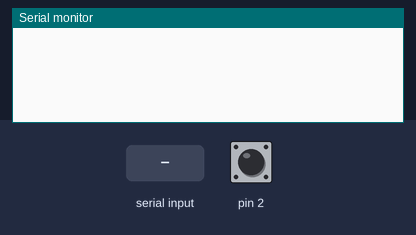
Bench run of a sketch on a simulated Arduino Uno, built with avr-gcc and run on an emulated ATmega328P. Parts: the last lines printed to the serial monitor. The test bench sets the inputs (shaded band); at power-on: pin 2 HIGH.

Above: at 1.2 s.
1.3 s: "F\n" received over Serial
At 2.8 s:
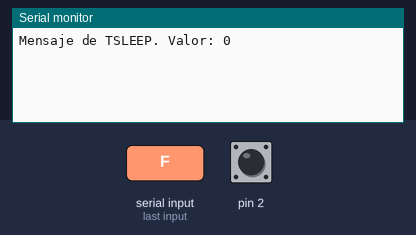
3.1 s: "G\n" received over Serial
At 3.8 s:
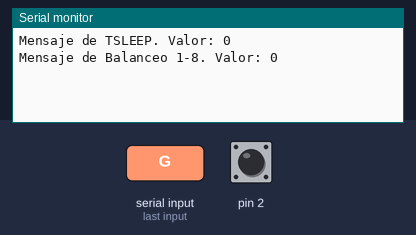
4.8 s: "I\n" received over Serial
At 5.6 s:
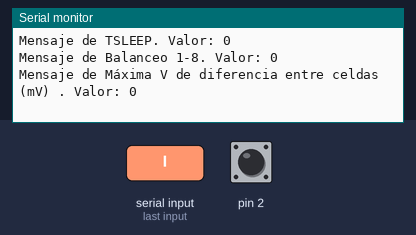
6.5 s: "Z\n" received over Serial
At 7.4 s:
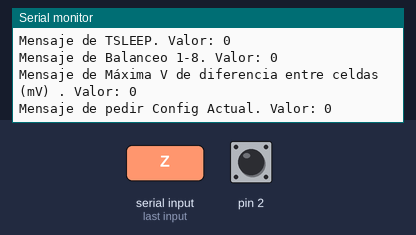
8.2 s: "A90\n" received over Serial
At 9.2 s:
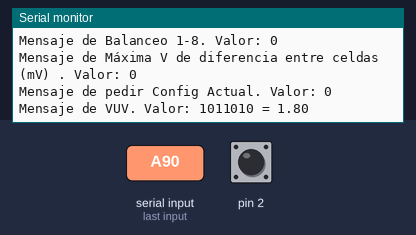
9.9 s: "B90\n" received over Serial
At 11.1 s:
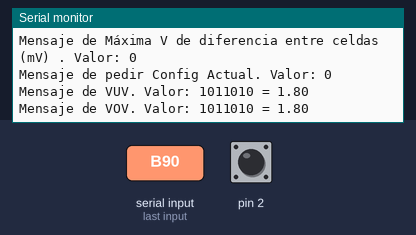

The sketch:

configurador.ino
```cpp
#include "config.h"
#include "mcp2515.h"

String inReadString = "";


MCP2515 mcp2515(10);

struct can_frame can_msg_in;
struct can_frame can_msg_out;

void can_msg_rcv(){
  noInterrupts();
  if(mcp2515.readMessage(&can_msg_in) == MCP2515::ERROR_OK){
    //Serial.print("Mensaje recibido Correctamente. ID:");
    //Serial.println(can_msg_in.can_id, DEC);
    switch (can_msg_in.can_id){
    case ANSWER_CONFIG_MSG_ID:{ //Recibir configuraciones del BMS
      uint8_t aux = can_msg_in.data[0];
      Serial.print("A");
      Serial.println(aux, DEC); //Envia por serie el valor de VUV almacenado
      aux = can_msg_in.data[1];
      Serial.print("B");
      Serial.println (aux, DEC); //Envia por serie el valor de VOV almacenado
      aux = can_msg_in.data[2];
      Serial.print("C");
      Serial.println(aux, DEC); //Envia por serie el valor de DCTO almacenado
      aux = can_msg_in.data[3];
      Serial.print("D");
      Serial.println(aux, DEC); //Envia por serie el numero de celdas almacenado (NCELL)
      aux = can_msg_in.data[4];
      Serial.print("E");
      Serial.println (aux, DEC); //Envia por serie el numero de NTC (N_NTC)
      aux = can_msg_in.data[5];
      Serial.print("I");
      Serial.println(aux, DEC); //Envia por serie el Valor de máximo V de diferencia (en mV) entre celdas
      aux = can_msg_in.data[6];
      Serial.print("G");
      Serial.println(aux, DEC); //Devuelve las celdas que están balanceandose en ese instante de la 1 a la 8
      aux = can_msg_in.data[7];
      Serial.print("H");
      Serial.println(aux, DEC); //Devuelve las celdas entre la 9 y la 12 que se estan balanceando (4 primeros bits)
      break;}
    case BAT_MSG1_ID: //Se recibe el mensaje CAN de las celdas 1 a 4
      for (int i=0; i<4 ; i++){
        Serial.print("M");
        Serial.print(i+1);
        uint16_t aux = (can_msg_in.data[(2*i)+1] << 8) | can_msg_in.data[2*i];
        Serial.println(aux, DEC);
      }
      /*Serial.println("M1" + ((can_msg_in.data[1] << 8) | can_msg_in.data[0])); //Se envia M1 que es V de celda 1
      Serial.println("M2" + ((can_msg_in.data[3] << 8) | can_msg_in.data[2])); //Se envia M2 que es V de celda 2
      Serial.println("M3" + ((can_msg_in.data[5] << 8) | can_msg_in.data[4])); //Se envia M3 que es V de celda 3
      Serial.println("M4" + ((can_msg_in.data[7] << 8) | can_msg_in.data[6])); //Se envia M4 que es V de celda 4*/
      break;
    case BAT_MSG2_ID://Se recibe el mensaje CAN de las celdas 5 a 8
      for (int i=0; i<4 ; i++){
        Serial.print("N");
        Serial.print(i+1);
        uint16_t aux = (can_msg_in.data[2*i+1] << 8) | can_msg_in.data[2*i];
        Serial.println(aux, DEC);
      }
      //Serial.println("N1");
      /*Serial.println((can_msg_in.data[1] << 8) | can_msg_in.data[0]); //Se envia N1 que es V de celda 5
      Serial.println("N2" + ((can_msg_in.data[3] << 8) | can_msg_in.data[2])); //Se envia N2 que es V de celda 6
      Serial.println("N3" + ((can_msg_in.data[5] << 8) | can_msg_in.data[4])); //Se envia N3 que es V de celda 7
      Serial.println("N4" + ((can_msg_in.data[7] << 8) | can_msg_in.data[6])); //Se envia N4 que es V de celda 8*/
      break;
    case BAT_MSG3_ID:
      for (int i=0; i<4 ; i++){
        Serial.print("O");
        Serial.print(i+1);
        uint16_t aux = (can_msg_in.data[2*i+1] << 8) | can_msg_in.data[2*i];
        Serial.println(aux, DEC);
      }
      //Se recibe el mensaje CAN de las celdas 5 a 8
      //Serial.println("O1" + ((can_msg_in.data[1] << 8) | can_msg_in.data[0])); //Se envia O1 que es V de celda 9
      /*Serial.println("O2" + ((can_msg_in.data[3] << 8) | can_msg_in.data[2])); //Se envia O2 que es V de celda 10
      Serial.println("O3" + ((can_msg_in.data[5] << 8) | can_msg_in.data[4])); //Se envia O3 que es V de celda 11
      Serial.println("O4" + ((can_msg_in.data[7] << 8) | can_msg_in.data[6])); //Se envia O4 que es V de celda 12*/
      break;
    case TEMP_MSG1_ID: //Se recibe por CAN las 8 primeras temperaturas
      for (int i=1; i<9; i++){
        Serial.print("P0");
        Serial.print(i, DEC);
        uint8_t aux = can_msg_in.data[i-1];
        Serial.println(aux, DEC); //Se envia M01 y el valor para la NTC0, M02 para NTC num 2...
      }
      break;
    case TEMP_MSG2_ID: //Temperaturas de las NTC 9 a 16
      Serial.print("P09");
      Serial.println(can_msg_in.data[0], DEC); //Se envia P09 para la NTC numero 9
      for (int i=10; i<17; i++){
        Serial.print("P");
        Serial.print(i, DEC);
        uint8_t aux = can_msg_in.data[i-9];
        Serial.println(aux, DEC); //Se envia M10 y el valor para la NTC10, M11 para NTC num 11...
      }
      break;
    case TEMP_MSG3_ID: //Temperaturas de la NTC 17 a 25
      for (int i=17; i<25; i++){
        Serial.print("P");
        Serial.print(i, DEC);
        uint8_t aux = can_msg_in.data[i-17]; //Se envia M17 y el valor para la NTC17, M18 para NTC num 18...
        Serial.println(aux, DEC);
      }
      break;
    case TEMP_MSG4_ID:
    //Serial.println("Recibido 25 a 32");
      for (int i=25; i<33; i++){
        Serial.print("P");
        Serial.print(i, DEC);
        uint8_t aux = can_msg_in.data[i-25]; //Se envia M25 y el valor para la NTC25, M32 para NTC num 32...
        Serial.println(aux, DEC);
      }
      break;
    case CURRENT_MSG_ID:{ //Corriente medida de la batería
      int current = 0;
      current = ((can_msg_in.data[3] << 24)) + ((can_msg_in.data[2] << 16)) + ((can_msg_in.data[1] << 8)) + ((can_msg_in.data[0])) ;
      Serial.print("Q");
      Serial.println(current, DEC); //Se envia la corriente en mA
    }
    case SOC_MSG_ID:{ // SOC del pack
      Serial.print("T");
      uint8_t aux = can_msg_in.data[0];
      Serial.println(aux, DEC);
      //Serial.println("T"+can_msg_in.data[0]); //Se envia el SOC que es un numero en 1 byte
      break;}
    case SOH_MSG_ID:{ //SOH del pack
      Serial.print("U");
      uint8_t aux = can_msg_in.data[0];
      Serial.println(aux, DEC);
      //Serial.println("U"+can_msg_in.data[0]); //Se envia el SOH que es un numero de 1 byte
      break;}
  } //Fin del Switch
  //delay(100);
  }
  interrupts();
}
void setup() {
  attachInterrupt(0, can_msg_rcv, FALLING); //Se configura interrupcion al recibir mensaje CAN
  Serial.begin(115200);
  //inReadString.reserve(10);
  mcp2515.reset();
  mcp2515.setBitrate(CAN_125KBPS, MCP_8MHZ);
  mcp2515.setNormalMode();
}

void loop() {
  inReadString = serial_event(); //Se lee puerto serial y se almacena lo leido
  char ID_in = char(inReadString[0]); //Se obtiene el ID que es el byte 0 del String leido por serial
  uint8_t config_value = uint8_t(get_data(inReadString)); //Se obtiene el valor del parametro y se  almacena en 1 byte
  switch (ID_in){
    case 'A':
      Serial.print("Mensaje de VUV. Valor: ");
      Serial.print(config_value, BIN);
      Serial.print(" = ");
      Serial.println(config_value*0.02);
      can_msg_out.can_id = VUV_MSG_ID;
      can_msg_out.can_dlc = 1;
      can_msg_out.data[0] = uint8_t(config_value);
      mcp2515.sendMessage(&can_msg_out);
      break;
    case 'B':
      Serial.print("Mensaje de VOV. Valor: ");
      Serial.print(config_value, BIN);
      Serial.print(" = ");
      Serial.println(config_value*0.02);
      can_msg_out.can_id = VOV_MSG_ID;
      can_msg_out.can_dlc = 1;
      can_msg_out.data[0] = uint8_t(config_value);
      mcp2515.sendMessage(&can_msg_out);
      break;
    case 'C':
      Serial.print("Mensaje de DCTO. Valor: ");
      Serial.println(config_value, BIN);
      can_msg_out.can_id = DCTO_MSG_ID;
      can_msg_out.can_dlc = 1;
      can_msg_out.data[0] = uint8_t(config_value);
      mcp2515.sendMessage(&can_msg_out);
      break;
    case 'D':
      Serial.print("Mensaje de N_CELDAS. Valor: ");
      Serial.println(config_value, BIN);
      can_msg_out.can_id = NCELL_MSG_ID;
      can_msg_out.can_dlc = 1;
      can_msg_out.data[0] = uint8_t(config_value);
      mcp2515.sendMessage(&can_msg_out);
      break;
    case 'E':
      Serial.print("Mensaje de N SENSORES Temp. Valor: ");
      Serial.println(config_value, BIN);
      can_msg_out.can_id = N_NTC_MSG_ID;
      can_msg_out.can_dlc = 1;
      can_msg_out.data[0] = uint8_t(config_value);
      mcp2515.sendMessage(&can_msg_out);
      break;
    case 'F':
      Serial.print("Mensaje de TSLEEP. Valor: ");
      Serial.println(config_value, BIN);
      can_msg_out.can_id = TSLEEP_MSG_ID;
      can_msg_out.can_dlc = 1;
      can_msg_out.data[0] = uint8_t(config_value); //tiempo que duerme el BMS en ms
      mcp2515.sendMessage(&can_msg_out);
      break;
    case 'G':
      Serial.print("Mensaje de Balanceo 1-8. Valor: ");
      Serial.println(config_value, BIN);
      can_msg_out.can_id = BAL1TO8_MSG_ID;
      can_msg_out.can_dlc = 1;
      can_msg_out.data[0] = uint8_t(config_value);
      mcp2515.sendMessage(&can_msg_out);
      break;
    case 'H':
      Serial.print("Mensaje de Balanceo 9-12. Valor: ");
      Serial.println(config_value, BIN);
      can_msg_out.can_id = BAL9TO12_MSG_ID;
      can_msg_out.can_dlc = 1;
      can_msg_out.data[0] = uint8_t(config_value);
      mcp2515.sendMessage(&can_msg_out);
      break;
    case 'I':
      Serial.print("Mensaje de Máxima V de diferencia entre celdas (mV) . Valor: ");
      Serial.println(config_value, BIN);
      can_msg_out.can_id = MAX_DIFF_CELL_MSG_ID;
      can_msg_out.can_dlc = 1;
      can_msg_out.data[0] = uint8_t(config_value);
      mcp2515.sendMessage(&can_msg_out);
      break;
    case 'Z': //Para pedir todos los valores de config. Escribir Z255
      Serial.print("Mensaje de pedir Config Actual. Valor: ");
      Serial.println(config_value, BIN);
      can_msg_out.can_id = ASK_CONFIG_MSG_ID;
      can_msg_out.can_dlc = 1;
      can_msg_out.data[0] = uint8_t(config_value);
      mcp2515.sendMessage(&can_msg_out);
      break;
    default:
      //Serial.println("Ninguno de los ID se ha identificado");
      break;
  } //Fin del Switch
  //ID_in = ' ';
  interrupts();


//Leer mensajes del CAN (Con interrupcion) y enviar un mensaje serial con cada valor.
//can_msg_rcv();
}


String serial_event(){
  String inputString = "";
  inputString.reserve(10); //Se reservan 200 bytes
  while(Serial.available()){
    char inChar = (char)Serial.read();
    inputString += inChar;
    if(inChar == '\n'){
      return inputString;
    }
  }
}

int get_data (String serial_msg){
  String data = "";
  for (int i=1; i<serial_msg.length()-1; i++){ //comienza en 1 para eliminar el ID y acaba en length -2 para evitar el '\n'
    data += char(serial_msg[i]); //Se anida en el string el siguiente caracter
  }
  return data.toInt();
}
```

config.h
```cpp
#ifndef config_h
#define config_h

/************************************
  Constantes y parámetros
  ***********************************/
#define CFGR0_addr 1
#define VUV_addr 2
#define VOV_addr 3
#define DCTO_addr 4
#define NCELL_addr 5
#define N_NTC_addr 6
#define TSLEEP_addr 7
#define MAX_DIFF_CELL_addr 8

//ID de los mensajes CAN en hexadecimal
#define BAT_MSG1_ID 0x40
#define BAT_MSG2_ID 0x41
#define BAT_MSG3_ID 0x42
#define TEMP_MSG1_ID 0x43
#define TEMP_MSG2_ID 0x44
#define TEMP_MSG3_ID 0x45
#define TEMP_MSG4_ID 0x46
#define SOC_MSG_ID 0x47
#define SOH_MSG_ID 0x48
#define CURRENT_MSG_ID 0x49
#define WARNING_ID 0
#define VUV_MSG_ID 0X02
#define VOV_MSG_ID 0x03
#define DCTO_MSG_ID 0x04
#define NCELL_MSG_ID 0x05
#define N_NTC_MSG_ID 0x06
#define TSLEEP_MSG_ID 0x07
#define BAL1TO8_MSG_ID 0x08
#define BAL9TO12_MSG_ID 0x09
#define ASK_CONFIG_MSG_ID 0xB
#define ANSWER_CONFIG_MSG_ID 0xC
#define MAX_DIFF_CELL_MSG_ID 0x0D

#define PIN_SYNC_MUX 8 //Pin del CS del ADG731  (D8 que es el PB0 en ATMega 328P)

//#define SERIAL_DEBUG

#endif
```

Measured:
- after the input at 1.3 s, the serial monitor: prints a new line after 0.38 s (image 1)
- after the input at 3.1 s, the serial monitor: prints a new line after 0.26 s (image 2)
- after the input at 4.8 s, the serial monitor: prints a new line after 0.24 s (image 3)
- after the input at 6.5 s, the serial monitor: prints a new line after 0.23 s (image 4)
- after the input at 8.2 s, the serial monitor: prints a new line after 0.21 s (image 5)
- after the input at 9.9 s, the serial monitor: prints a new line after 0.19 s (image 6)
